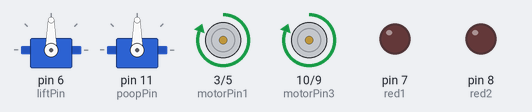
Bench run of a sketch on a simulated Arduino Uno, built with avr-gcc and run on an emulated ATmega328P. Shown: 2 × servo, motor-driver pin pairs drawn as motors (green arrow = first pin HIGH = forward, orange = second pin HIGH = backward, longer = more drive), output pins drawn as LEDs (lit = HIGH). Random numbers use the default seed unless the sketch sets one.

Above: at 0.1 s.
At 4.1 s:
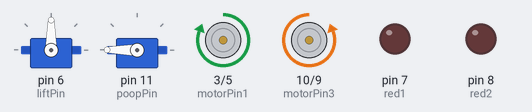
At 16.1 s:
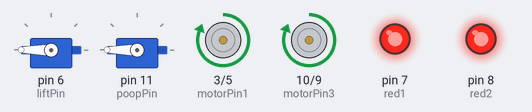
At 28.1 s:
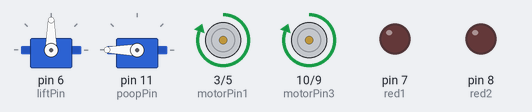
At 30.1 s:
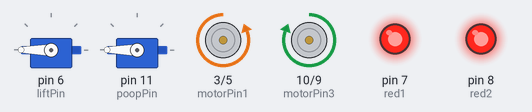
At 36.1 s:
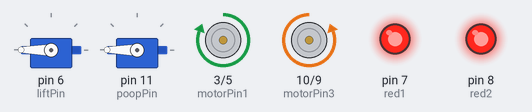
Timing chart, 0 to 37.6 s (numbered marks = the images above):
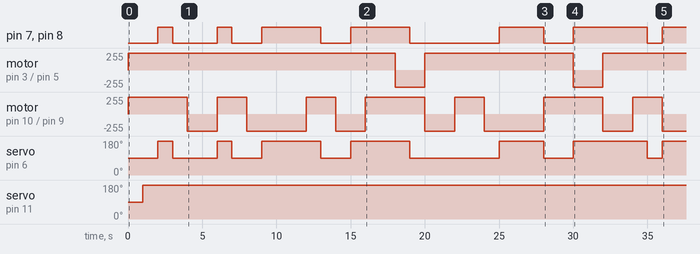

The sketch:

DOOMBA_CODE_0_03.ino
```cpp
// C++ code4
#include <Servo.h>  // Include the Servo library
#include <avr/power.h> //Only necessary for 8Mhz arduino. Comment out for 16Mhz arduino.

Servo lift;
Servo poop;

// Digital pin for the continuous servo
const byte liftPin = 6;
const byte poopPin = 11;

// Variables for random choices
long randClean; // Randomize cleaning or not cleaning
long randTurn; // Randomize the turning of the DOOMBA

// Variables for millis timing
unsigned long previousCleanTime = 0;
unsigned long previousTurnTime = 0;

// Event times for everything
unsigned long eventClean = 1000;  // Event happens every one second
unsigned long eventTurn = 2000; // Event happens every two seconds

// Directions
/*
right = 1;
left = 2;
straight = 3;
*/

// Motor pins for bottom motor
const byte motorPin1 = 3; // Power pin for motor, connected to pin 3 on input 1
const byte motorPin2 = 5; // Ground pin for motor, connect to pin 5 on input 2

// Motor pins for top motor
const byte motorPin3 = 10; // Ground pin for motor, connected to pin 9 on input 3
const byte motorPin4 = 9; // Power pin for motor, connected to pin 10 on input 4

// Digital pins for red LEDs
const byte red1 = 7; // Red LED on the right
const byte red2 = 8; // Red LED on the left


void setup() {
  clock_prescale_set (clock_div_2); //Only necessary for 8Mhz arduino. Comment out for 16Mhz arduino.

  // Initialize serial communication
  Serial.begin(9600);

  // Setting pins as input or output
  pinMode(motorPin1, OUTPUT);
  pinMode(motorPin2, OUTPUT);
  pinMode(motorPin3, OUTPUT);
  pinMode(motorPin4, OUTPUT);

  pinMode(red1, OUTPUT);
  pinMode(red2, OUTPUT);

  // Initialize servo
  lift.attach(liftPin, 500, 2500);
  poop.attach(poopPin, 500, 2500);

  // Seed random function
  randomSeed(analogRead(0));

  // DOOMBA starts in cleaning mode and moves forward
  lift.write(90);
  poop.write(90);

  // Moving straight
  analogWrite(motorPin1, 255);
  analogWrite(motorPin2, 0);
  analogWrite(motorPin3, 255);
  analogWrite(motorPin4, 0);
}

void loop() {
  unsigned long currentTime = millis(); // Always keep currentTime = millis at top

  // Event time for cleaning or not cleaning
  if (currentTime - previousCleanTime >= eventClean) {
    randClean = random(1, 3); // 1 = cleaning, 2 = not cleaning
    previousCleanTime = currentTime;
  }

  // Cleaning mode logic
  if (randClean == 1) { //Cleaning
    lift.write(90);
    poop.write(180);
    digitalWrite(red1, LOW);
    digitalWrite(red2, LOW);
  } else if (randClean == 2) { //Not cleaning
    lift.write(180);
    poop.write(180);
    digitalWrite(red1, HIGH);
    digitalWrite(red2, HIGH);
  }


  // Event time for turning of DOOMBA
  if (currentTime - previousTurnTime >= eventTurn) {
    randTurn = random(1, 4); // 1 = right, 2 = left, 3 = straight
    previousTurnTime = currentTime;
  }

  // Movement logic
    if (randTurn == 1) {
      // Moving right
      analogWrite(motorPin1, 255);
      analogWrite(motorPin2, 0);
      analogWrite(motorPin3, 0);
      analogWrite(motorPin4, 255);
    } else if (randTurn == 2) {
      // Moving left
      analogWrite(motorPin1, 0);
      analogWrite(motorPin2, 255);
      analogWrite(motorPin3, 255);
      analogWrite(motorPin4, 0);
    } else {
      // Moving straight
      analogWrite(motorPin1, 255);
      analogWrite(motorPin2, 0);
      analogWrite(motorPin3, 255);
      analogWrite(motorPin4, 0);
    }
}
```

Measured:
- by itself, pin 7 (red1), pin 8 (red2): LOW → HIGH at 2.0 s, → LOW 1.0 s later, → HIGH 3.0 s later, → LOW 1.0 s later, … (13 changes in this stretch)
- by itself, servo on pin 6 (liftPin): 90° → 180° at 2.0 s, → 90° 1.0 s later, → 180° 3.0 s later, → 90° 1.0 s later, … (13 changes in this stretch)
- by itself, servo on pin 11 (poopPin): 90° → 180° at 1.0 s
- by itself, motor on pin 3 (motorPin1) / pin 5 (motorPin2): goes forward 255/255 18.0 s, backward 255/255 2.0 s, forward 255/255 10.0 s, backward 255/255 2.0 s, then forward 255/255
- by itself, motor on pin 10 (motorPin3) / pin 9 (motorPin4): stopped → forward 255/255 at 0.00 s, → backward 255/255 4.0 s later, → forward 255/255 2.0 s later, → backward 255/255 2.0 s later, … (14 changes in this stretch)
